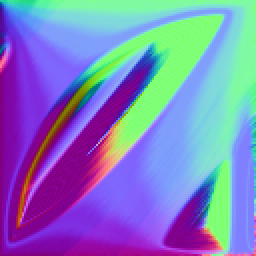
#> input picture Example/GI/airplane_0_arcSmi_128_nflatGI.png, 128 x 128 px (shown 2 times larger); its folder holds 4 pictures in this run
$ python generateMask.py
#> lines starting #> are read from the running program, lines starting #| are printed output that depends on the picture
import os

import numpy as np
from skimage import img_as_float, io
from tqdm import tqdm


def generateMask(inFlPath, outFlPath):
  if not os.path.exists(outFlPath):
    os.makedirs(outFlPath)

  # List all the GI images of the fl path
  flGIList = os.listdir(inFlPath)
  flGIList = list(filter(lambda x: x.endswith('.png'), flGIList))
  flGIList = list(filter(lambda x: '_flatGI' in x, flGIList))

  # Find its corresponding nGI
  for gi in tqdm(flGIList):
    ngi = gi.replace('_flatGI', '_nflatGI')
    ngiPath = os.path.join(inFlPath, ngi)
    mgi = ngi.replace('_nflatGI', '_mflatGI')
    mgiOutPath = os.path.join(outFlPath, mgi)
    if os.path.exists(ngiPath):
      if os.path.exists(mgiOutPath):
        continue
      scalarMask(ngiPath, mgiOutPath)
#> in scalarMask, ngi is the input picture: shape (128, 128, 3); mean R, G, B 127.7, 126.8, 191.8
#> after the loop in scalarMask, `for r in range(ngi.shape[0]):`:
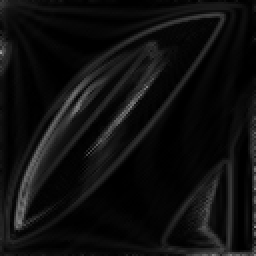
#> mgiOut: shape (128, 128) float64 (shown 2 times larger); min 0, max 0.633, mean 0.059
#> in scalarMask, `mgiOut = mgiOut/mgiOut.max()`:
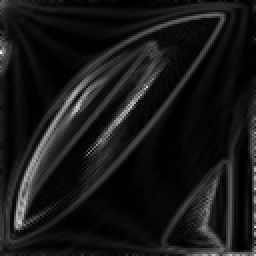
#> mgiOut: shape (128, 128) float64 (shown 2 times larger); min 0, max 1, mean 0.0933
    else:
      print('nGI: %s not found\n'%ngiPath)
#> pass 2 of the loop in generateMask, `for gi in tqdm(flGIList):`:
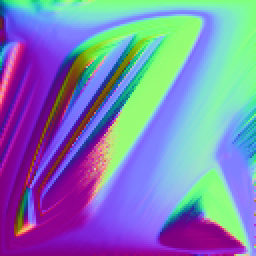
#> input picture Example/GI/airplane_1628_arcSmi_128_nflatGI.png, 128 x 128 px (shown 2 times larger)
#> in scalarMask, ngi is the input picture: shape (128, 128, 3); mean R, G, B 126.5, 128.9, 180.7
#> after the loop in scalarMask (call 2), `for r in range(ngi.shape[0]):`:
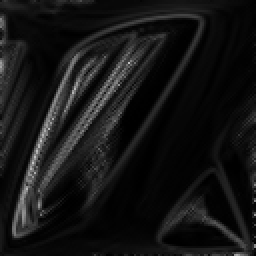
#> mgiOut: shape (128, 128) float64 (shown 2 times larger); min 0, max 0.778, mean 0.0831
#> in scalarMask (call 2), `mgiOut = mgiOut/mgiOut.max()`:
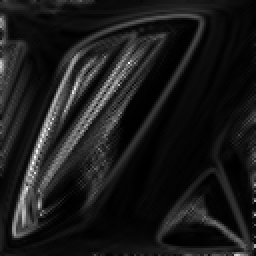
#> mgiOut: shape (128, 128) float64 (shown 2 times larger); min 0, max 1, mean 0.107

  print('\nMask files written to: %s'%outFlPath)


def scalarMask(ngiPath, mgiOutPath, windowSize=1):
  ngi = io.imread(ngiPath)
  ngi = img_as_float(ngi)
  mgiOut = np.empty([ngi.shape[0], ngi.shape[1]], dtype=float)
  for r in range(ngi.shape[0]):
    for c in range(ngi.shape[1]):
      v0 = ngi[r, c, :]
      angleSum = 0
      pixelCount = 0
      for rr in range(r-windowSize, r+windowSize+1):
        for cc in range(c-windowSize, c+windowSize+1):

          if rr < 0 or rr >= ngi.shape[0] or cc < 0 or cc >= ngi.shape[1]:
            # skip out of image content
            continue
          elif rr == r or cc == c:
            # skip self
            continue
          pixelCount = pixelCount+1;
          v1 = ngi[rr, cc, :]
          if np.dot(v0, v1) == 0:
            angle = 1.57
          elif (np.array_equal(v0, v1)):
            angle = 0
          else:
            angle = np.arccos(myDot(v0, v1)/(np.linalg.norm(v0)*np.linalg.norm(v1)))  # *180/3.14

          if angle < 0:
            print(angle)
          elif np.isnan(angle):
            continue
          angleSum += abs(angle)
      mgiOut[r, c] = angleSum/pixelCount

  # scale to [0,1]
  mgiOut = mgiOut-mgiOut.min()
  mgiOut = mgiOut/mgiOut.max()
  io.imsave(mgiOutPath, img_as_float(mgiOut))


def myDot(v0, v1):
  return v0[0]*v1[0]+v0[1]*v1[1]+v0[2]*v1[2]


if __name__ == "__main__":
  inFlPath = '../../Example/GI'
  outFlPath = '../../Example/msk'
  generateMask(inFlPath, outFlPath)
